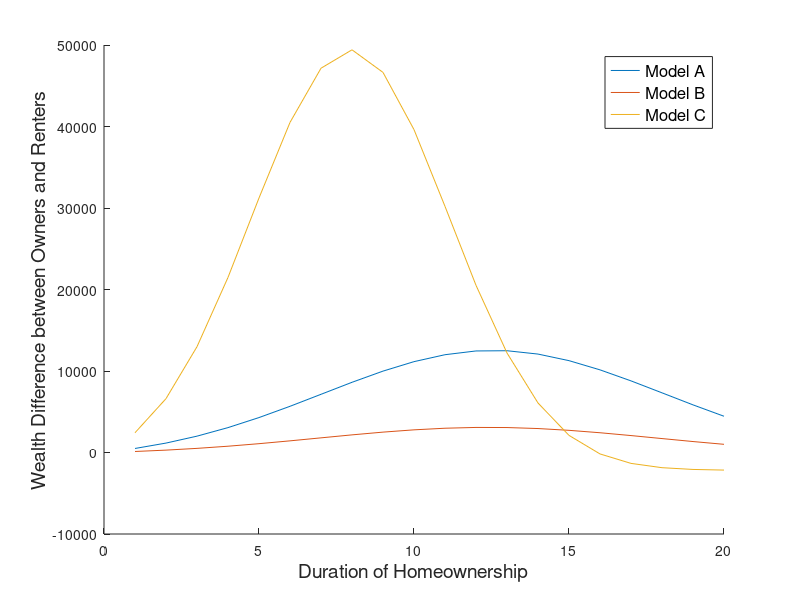

This chart was generated by the following MATLAB code:
dur         =1:20;
%% Di et al. MODELs on our sample (1999-2015)
%  LogW = alpha + beta_h * H + beta_sh * SH + beta_c * C
%% COEFFICIENTS FROM THEIR ESTIMATION 
alpha   = [-13.99    % MODEL 1
           -14.34    % MODEL 2
           -8.5778]; % Di Belseky Liu MODEL B
       
beta_h  = [  0.412
             0.416
           0.79478];  
       
beta_hs = [-0.0164
           -0.0168
           -0.0500]; 
    
         % MODEL 1    MODEL 2    DBL MODEL 2 
beta_c  = [ 1.966     2.006      1.40880     ;...   % Average annual income 1999-2015 (log)    
            0.205         0          0       ;...   % Net wealth 1999 (log)
            1.19e-05  1.16e-05   0.00001279  ;...   % Total inheritance and settlement payment received between 1989 and 2001
            0.210     0.179      0.40858     ;...   % High school
            0.00474   0.00507    0.01880     ;...   % Age of household head in 1999
             0            0      0.24488     ;...   % Percentage of time as a married couple hh
            0.0780    0.0776    -0.0000909   ;...   % Change in the number of children in household, 1999-2015
            0.599     0.598      0.10545     ;...   % Region 3 in our case South
            -0.704    -0.727     0.17547    ]';    % Metro in our case // Other metro
           
           
           
%% INDEPENDENT VARIABLES 
% fix variables:
%   1. continuous variables: at their sample means
%   2. categorical variables: estimates of the groups with the highest incidence   
%      (white, HS grad, South, Not in Large, Other Metro, Used itemized
%      dedeuction, top wealth quartile, not divorced)

C =       [9.772  10.40096     % Average annual income 1999-2001 (log)    
           6.760  6.223710     % Net wealth 1999 (log)
           5649   5646.987     % Total inheritance and settlement payment received between 1999 and 2015
           1       1           % High school
           39.02  39.77445     % Age of household head in 1999
           0      0.443339     % Percentage of time as a married couple hh
           -0.490  0.124606    % Change in the number of children in household, 1999-2001
            1     1            % South
            1     1];          % Other metro

 beta_c_times_C = [beta_c(1:2,:)*C(:,1)
                   beta_c(3,:)*C(:,2)];
%% DEPENDENT VARIABLES FOR OWNERS
LogW   = nan(3, length(dur));
wealth = nan(3, length(dur));
for i=1:3 % no of models
LogW(i,:) = (alpha(i)+beta_c_times_C(i))*ones(size(dur)) +  beta_h(i) * dur + beta_hs(i) * dur.^2;
wealth(i,:) = exp(LogW(i,:));
end

%% DEPENDENT VARIABLES FOR RENTERS
LogW_rent         = nan(3, length(dur));
wealth_rent       = nan(3, length(dur));
Wealth_Difference = nan(3, length(dur));
for i=1:3 % no of models
LogW_rent(i,:)    = (alpha(i)+beta_c_times_C(i))*ones(size(dur));
wealth_rent(i,:)  = exp(LogW_rent(i,:));
Wealth_Difference(i,:) = wealth(i,:)-wealth_rent(i,:);
end

figure(1)
hold on
plot(dur,Wealth_Difference(1,:))
plot(dur,Wealth_Difference(2,:))
plot(dur,Wealth_Difference(3,:))
hleg=legend('Model A','Model B','Model C');
set(hleg,'Location','northeast','FontSize',12);
ylabel('Wealth Difference between Owners and Renters','FontSize',14)
xlabel('Duration of Homeownership','FontSize',14)